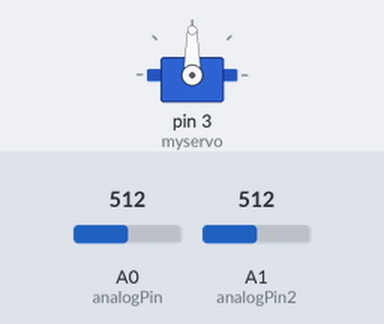
The sketch below on a simulated Arduino Uno, built with avr-gcc and run on an emulated ATmega328P. On the bench: servo. Inputs (shaded band) come from the test bench; at power-on: A1 (analogPin2) = 512, A0 (analogPin) = 512. What the sketch prints to the serial monitor is not drawn.

Above: at 1.2 s.
1.3 s: A1 (analogPin2) set to 716
At 2.1 s:
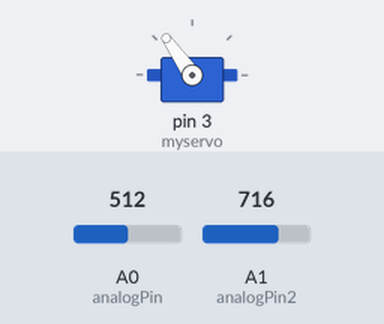
2.8 s: A1 (analogPin2) set to 900
At 3.3 s:
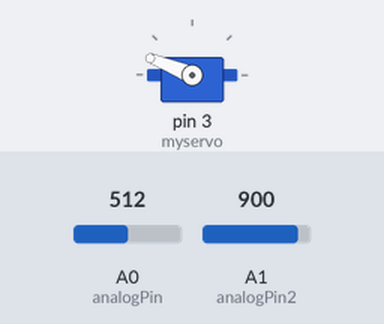
4.3 s: A1 (analogPin2) set to 1023
At 5.5 s:
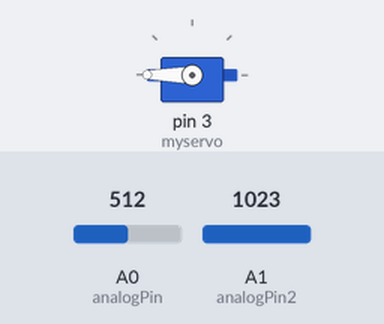
5.8 s: A1 (analogPin2) set to 306
At 6.6 s:
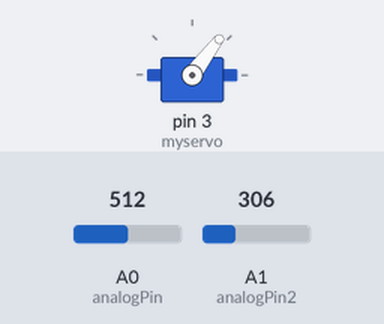
7.3 s: A1 (analogPin2) set to 122
At 7.8 s:
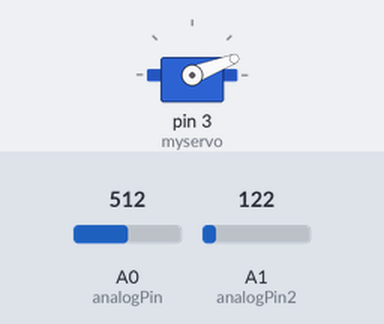
8.8 s: A1 (analogPin2) set to 0
At 10.2 s:
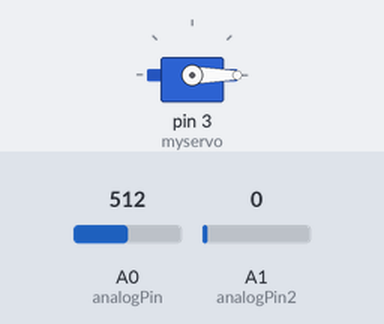
Timing chart, 0 to 11.3 s (numbered marks = the images above; inputs shaded):
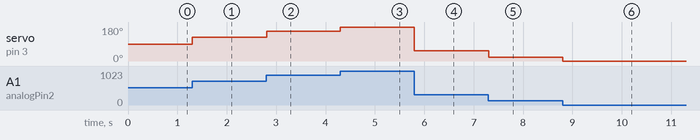

Measured:
- after the input at 1.3 s, servo on pin 3 (myservo): 90° → 125° at once
- after the input at 2.8 s, servo on pin 3 (myservo): 125° → 158° at once
- after the input at 4.3 s, servo on pin 3 (myservo): 158° → 180° at once
- after the input at 5.8 s, servo on pin 3 (myservo): 180° → 53° at once
- after the input at 7.3 s, servo on pin 3 (myservo): 53° → 21° at once
- after the input at 8.8 s, servo on pin 3 (myservo): 21° → 0° at once

The sketch:

sketch_jul26a.ino
```cpp
#include <Servo.h>

Servo myservo;
int analogPin = 0;
int analogPin2 = 1;
int meas = 0;
int meas2 = 0;

void setup() {
  Serial.begin(9600);
  myservo.attach(3);
}

void loop() {

    meas = analogRead(analogPin);
    meas2 = analogRead(analogPin2);
    meas2 = map(meas2, 0, 1023, 0, 180);
    myservo.write(meas2);
    //Serial.println(meas); // os Y
    Serial.println(meas2); // os X
}
```
